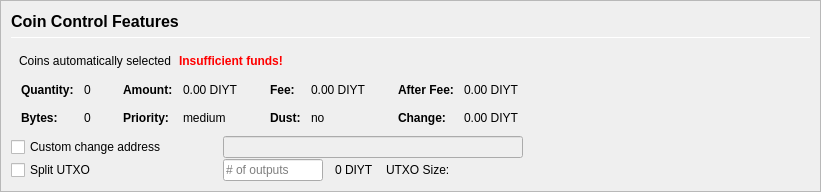
         <widget class="QFrame" name="frameCoinControl">
          <property name="sizePolicy">
           <sizepolicy hsizetype="Expanding" vsizetype="Expanding">
            <horstretch>0</horstretch>
            <verstretch>0</verstretch>
           </sizepolicy>
          </property>
          <property name="maximumSize">
           <size>
            <width>16777215</width>
            <height>16777215</height>
           </size>
          </property>
          <property name="frameShape">
           <enum>QFrame::StyledPanel</enum>
          </property>
          <property name="frameShadow">
           <enum>QFrame::Sunken</enum>
          </property>
          <layout class="QVBoxLayout" name="verticalLayoutCoinControl2">
           <property name="spacing">
            <number>0</number>
           </property>
           <property name="leftMargin">
            <number>0</number>
           </property>
           <property name="topMargin">
            <number>0</number>
           </property>
           <property name="rightMargin">
            <number>0</number>
           </property>
           <property name="bottomMargin">
            <number>0</number>
           </property>
           <item>
            <widget class="QFrame" name="frameCoinControl_BG">
             <layout class="QVBoxLayout" name="verticalLayoutCoinControl" stretch="0,0,0,0,0,0">
              <property name="spacing">
               <number>1</number>
              </property>
              <property name="leftMargin">
               <number>10</number>
              </property>
              <property name="topMargin">
               <number>10</number>
              </property>
              <item>
               <layout class="QHBoxLayout" name="horizontalLayoutCoinControl1">
                <property name="bottomMargin">
                 <number>15</number>
                </property>
                <item>
                 <layout class="QVBoxLayout" name="verticalLayout_3">
                  <property name="spacing">
                   <number>6</number>
                  </property>
                  <item>
                   <widget class="QLabel" name="labelCoinControlFeatures">
                    <property name="sizePolicy">
                     <sizepolicy hsizetype="Preferred" vsizetype="Maximum">
                      <horstretch>0</horstretch>
                      <verstretch>0</verstretch>
                     </sizepolicy>
                    </property>
                    <property name="minimumSize">
                     <size>
                      <width>0</width>
                      <height>20</height>
                     </size>
                    </property>
                    <property name="font">
                     <font>
                      <pointsize>12</pointsize>
                      <weight>75</weight>
                      <bold>true</bold>
                     </font>
                    </property>
                    <property name="styleSheet">
                     <string notr="true">font-weight:bold;</string>
                    </property>
                    <property name="text">
                     <string>Coin Control Features</string>
                    </property>
                   </widget>
                  </item>
                  <item>
                   <widget class="Line" name="line">
                    <property name="minimumSize">
                     <size>
                      <width>0</width>
                      <height>1</height>
                     </size>
                    </property>
                    <property name="maximumSize">
                     <size>
                      <width>16777215</width>
                      <height>1</height>
                     </size>
                    </property>
                    <property name="orientation">
                     <enum>Qt::Horizontal</enum>
                    </property>
                   </widget>
                  </item>
                 </layout>
                </item>
               </layout>
              </item>
              <item>
               <layout class="QHBoxLayout" name="horizontalLayoutCoinControl2" stretch="0,0,0,0">
                <property name="spacing">
                 <number>8</number>
                </property>
                <property name="bottomMargin">
                 <number>10</number>
                </property>
                <item>
                 <widget class="QtMaterialFlatButton" name="pushButtonCoinControl" native="true">
                  <property name="styleSheet">
                   <string notr="true"/>
                  </property>
                  <property name="text" stdset="0">
                   <string>Open Coin Control...</string>
                  </property>
                  <property name="autoDefault" stdset="0">
                   <bool>false</bool>
                  </property>
                 </widget>
                </item>
                <item>
                 <widget class="QLabel" name="labelCoinControlAutomaticallySelected">
                  <property name="text">
                   <string>Coins automatically selected</string>
                  </property>
                  <property name="margin">
                   <number>5</number>
                  </property>
                 </widget>
                </item>
                <item>
                 <widget class="QLabel" name="labelCoinControlInsuffFunds">
                  <property name="font">
                   <font>
                    <weight>75</weight>
                    <bold>true</bold>
                   </font>
                  </property>
                  <property name="styleSheet">
                   <string notr="true">color:red;font-weight:bold;</string>
                  </property>
                  <property name="text">
                   <string>Insufficient funds!</string>
                  </property>
                  <property name="margin">
                   <number>5</number>
                  </property>
                 </widget>
                </item>
                <item>
                 <spacer name="horizontalSpacerCoinControl">
                  <property name="orientation">
                   <enum>Qt::Horizontal</enum>
                  </property>
                  <property name="sizeHint" stdset="0">
                   <size>
                    <width>40</width>
                    <height>1</height>
                   </size>
                  </property>
                 </spacer>
                </item>
               </layout>
              </item>
              <item>
               <widget class="QWidget" name="widgetCoinControl" native="true">
                <property name="sizePolicy">
                 <sizepolicy hsizetype="Preferred" vsizetype="Preferred">
                  <horstretch>0</horstretch>
                  <verstretch>0</verstretch>
                 </sizepolicy>
                </property>
                <property name="minimumSize">
                 <size>
                  <width>0</width>
                  <height>0</height>
                 </size>
                </property>
                <property name="styleSheet">
                 <string notr="true"/>
                </property>
                <layout class="QHBoxLayout" name="horizontalLayoutCoinControl5">
                 <property name="leftMargin">
                  <number>0</number>
                 </property>
                 <property name="topMargin">
                  <number>0</number>
                 </property>
                 <property name="rightMargin">
                  <number>0</number>
                 </property>
                 <property name="bottomMargin">
                  <number>0</number>
                 </property>
                 <item>
                  <layout class="QHBoxLayout" name="horizontalLayoutCoinControl3" stretch="0,0,0,1">
                   <property name="spacing">
                    <number>20</number>
                   </property>
                   <property name="topMargin">
                    <number>0</number>
                   </property>
                   <property name="bottomMargin">
                    <number>10</number>
                   </property>
                   <item>
                    <layout class="QFormLayout" name="formLayoutCoinControl1">
                     <property name="horizontalSpacing">
                      <number>10</number>
                     </property>
                     <property name="verticalSpacing">
                      <number>14</number>
                     </property>
                     <property name="leftMargin">
                      <number>10</number>
                     </property>
                     <property name="topMargin">
                      <number>4</number>
                     </property>
                     <property name="rightMargin">
                      <number>6</number>
                     </property>
                     <item row="0" column="0">
                      <widget class="QLabel" name="labelCoinControlQuantityText">
                       <property name="font">
                        <font>
                         <weight>75</weight>
                         <bold>true</bold>
                        </font>
                       </property>
                       <property name="text">
                        <string>Quantity:</string>
                       </property>
                       <property name="margin">
                        <number>0</number>
                       </property>
                      </widget>
                     </item>
                     <item row="0" column="1">
                      <widget class="QLabel" name="labelCoinControlQuantity">
                       <property name="cursor">
                        <cursorShape>IBeamCursor</cursorShape>
                       </property>
                       <property name="contextMenuPolicy">
                        <enum>Qt::ActionsContextMenu</enum>
                       </property>
                       <property name="text">
                        <string notr="true">0</string>
                       </property>
                       <property name="margin">
                        <number>0</number>
                       </property>
                       <property name="textInteractionFlags">
                        <set>Qt::LinksAccessibleByMouse|Qt::TextSelectableByKeyboard|Qt::TextSelectableByMouse</set>
                       </property>
                      </widget>
                     </item>
                     <item row="1" column="0">
                      <widget class="QLabel" name="labelCoinControlBytesText">
                       <property name="font">
                        <font>
                         <weight>75</weight>
                         <bold>true</bold>
                        </font>
                       </property>
                       <property name="text">
                        <string>Bytes:</string>
                       </property>
                      </widget>
                     </item>
                     <item row="1" column="1">
                      <widget class="QLabel" name="labelCoinControlBytes">
                       <property name="cursor">
                        <cursorShape>IBeamCursor</cursorShape>
                       </property>
                       <property name="contextMenuPolicy">
                        <enum>Qt::ActionsContextMenu</enum>
                       </property>
                       <property name="text">
                        <string notr="true">0</string>
                       </property>
                       <property name="textInteractionFlags">
                        <set>Qt::LinksAccessibleByMouse|Qt::TextSelectableByKeyboard|Qt::TextSelectableByMouse</set>
                       </property>
                      </widget>
                     </item>
                    </layout>
                   </item>
                   <item>
                    <layout class="QFormLayout" name="formLayoutCoinControl2">
                     <property name="horizontalSpacing">
                      <number>10</number>
                     </property>
                     <property name="verticalSpacing">
                      <number>14</number>
                     </property>
                     <property name="leftMargin">
                      <number>6</number>
                     </property>
                     <property name="topMargin">
                      <number>4</number>
                     </property>
                     <property name="rightMargin">
                      <number>6</number>
                     </property>
                     <item row="0" column="0">
                      <widget class="QLabel" name="labelCoinControlAmountText">
                       <property name="font">
                        <font>
                         <weight>75</weight>
                         <bold>true</bold>
                        </font>
                       </property>
                       <property name="text">
                        <string>Amount:</string>
                       </property>
                       <property name="margin">
                        <number>0</number>
                       </property>
                      </widget>
                     </item>
                     <item row="0" column="1">
                      <widget class="QLabel" name="labelCoinControlAmount">
                       <property name="cursor">
                        <cursorShape>IBeamCursor</cursorShape>
                       </property>
                       <property name="contextMenuPolicy">
                        <enum>Qt::ActionsContextMenu</enum>
                       </property>
                       <property name="text">
                        <string notr="true">0.00 DIYT</string>
                       </property>
                       <property name="textInteractionFlags">
                        <set>Qt::LinksAccessibleByMouse|Qt::TextSelectableByKeyboard|Qt::TextSelectableByMouse</set>
                       </property>
                      </widget>
                     </item>
                     <item row="1" column="0">
                      <widget class="QLabel" name="labelCoinControlPriorityText">
                       <property name="font">
                        <font>
                         <weight>75</weight>
                         <bold>true</bold>
                        </font>
                       </property>
                       <property name="text">
                        <string>Priority:</string>
                       </property>
                      </widget>
                     </item>
                     <item row="1" column="1">
                      <widget class="QLabel" name="labelCoinControlPriority">
                       <property name="cursor">
                        <cursorShape>IBeamCursor</cursorShape>
                       </property>
                       <property name="contextMenuPolicy">
                        <enum>Qt::ActionsContextMenu</enum>
                       </property>
                       <property name="text">
                        <string>medium</string>
                       </property>
                       <property name="textInteractionFlags">
                        <set>Qt::LinksAccessibleByMouse|Qt::TextSelectableByKeyboard|Qt::TextSelectableByMouse</set>
                       </property>
                      </widget>
                     </item>
                    </layout>
                   </item>
                   <item>
                    <layout class="QFormLayout" name="formLayoutCoinControl3">
                     <property name="horizontalSpacing">
                      <number>10</number>
                     </property>
                     <property name="verticalSpacing">
                      <number>14</number>
                     </property>
                     <property name="leftMargin">
                      <number>6</number>
                     </property>
                     <property name="topMargin">
                      <number>4</number>
                     </property>
                     <property name="rightMargin">
                      <number>6</number>
                     </property>
                     <item row="0" column="0">
                      <widget class="QLabel" name="labelCoinControlFeeText">
                       <property name="font">
                        <font>
                         <weight>75</weight>
                         <bold>true</bold>
                        </font>
                       </property>
                       <property name="text">
                        <string>Fee:</string>
                       </property>
                       <property name="margin">
                        <number>0</number>
                       </property>
                      </widget>
                     </item>
                     <item row="0" column="1">
                      <widget class="QLabel" name="labelCoinControlFee">
                       <property name="cursor">
                        <cursorShape>IBeamCursor</cursorShape>
                       </property>
                       <property name="contextMenuPolicy">
                        <enum>Qt::ActionsContextMenu</enum>
                       </property>
                       <property name="text">
                        <string notr="true">0.00 DIYT</string>
                       </property>
                       <property name="textInteractionFlags">
                        <set>Qt::LinksAccessibleByMouse|Qt::TextSelectableByKeyboard|Qt::TextSelectableByMouse</set>
                       </property>
                      </widget>
                     </item>
                     <item row="1" column="0">
                      <widget class="QLabel" name="labelCoinControlLowOutputText">
                       <property name="font">
                        <font>
                         <weight>75</weight>
                         <bold>true</bold>
                        </font>
                       </property>
                       <property name="text">
                        <string>Dust:</string>
                       </property>
                      </widget>
                     </item>
                     <item row="1" column="1">
                      <widget class="QLabel" name="labelCoinControlLowOutput">
                       <property name="cursor">
                        <cursorShape>IBeamCursor</cursorShape>
                       </property>
                       <property name="contextMenuPolicy">
                        <enum>Qt::ActionsContextMenu</enum>
                       </property>
                       <property name="text">
                        <string>no</string>
                       </property>
                       <property name="textInteractionFlags">
                        <set>Qt::LinksAccessibleByMouse|Qt::TextSelectableByKeyboard|Qt::TextSelectableByMouse</set>
                       </property>
                      </widget>
                     </item>
                    </layout>
                   </item>
                   <item>
                    <layout class="QFormLayout" name="formLayoutCoinControl4">
                     <property name="horizontalSpacing">
                      <number>10</number>
                     </property>
                     <property name="verticalSpacing">
                      <number>14</number>
                     </property>
                     <property name="leftMargin">
                      <number>6</number>
                     </property>
                     <property name="topMargin">
                      <number>4</number>
                     </property>
                     <property name="rightMargin">
                      <number>6</number>
                     </property>
                     <item row="0" column="0">
                      <widget class="QLabel" name="labelCoinControlAfterFeeText">
                       <property name="font">
                        <font>
                         <weight>75</weight>
                         <bold>true</bold>
                        </font>
                       </property>
                       <property name="text">
                        <string>After Fee:</string>
                       </property>
                       <property name="margin">
                        <number>0</number>
                       </property>
                      </widget>
                     </item>
                     <item row="0" column="1">
                      <widget class="QLabel" name="labelCoinControlAfterFee">
                       <property name="cursor">
                        <cursorShape>IBeamCursor</cursorShape>
                       </property>
                       <property name="contextMenuPolicy">
                        <enum>Qt::ActionsContextMenu</enum>
                       </property>
                       <property name="text">
                        <string notr="true">0.00 DIYT</string>
                       </property>
                       <property name="textInteractionFlags">
                        <set>Qt::LinksAccessibleByMouse|Qt::TextSelectableByKeyboard|Qt::TextSelectableByMouse</set>
                       </property>
                      </widget>
                     </item>
                     <item row="1" column="0">
                      <widget class="QLabel" name="labelCoinControlChangeText">
                       <property name="font">
                        <font>
                         <weight>75</weight>
                         <bold>true</bold>
                        </font>
                       </property>
                       <property name="text">
                        <string>Change:</string>
                       </property>
                      </widget>
                     </item>
                     <item row="1" column="1">
                      <widget class="QLabel" name="labelCoinControlChange">
                       <property name="cursor">
                        <cursorShape>IBeamCursor</cursorShape>
                       </property>
                       <property name="contextMenuPolicy">
                        <enum>Qt::ActionsContextMenu</enum>
                       </property>
                       <property name="text">
                        <string notr="true">0.00 DIYT</string>
                       </property>
                       <property name="textInteractionFlags">
                        <set>Qt::LinksAccessibleByMouse|Qt::TextSelectableByKeyboard|Qt::TextSelectableByMouse</set>
                       </property>
                      </widget>
                     </item>
                    </layout>
                   </item>
                  </layout>
                 </item>
                </layout>
               </widget>
              </item>
              <item>
               <layout class="QHBoxLayout" name="horizontalLayoutCoinControl4">
                <property name="spacing">
                 <number>12</number>
                </property>
                <property name="sizeConstraint">
                 <enum>QLayout::SetDefaultConstraint</enum>
                </property>
                <property name="topMargin">
                 <number>0</number>
                </property>
                <property name="rightMargin">
                 <number>0</number>
                </property>
                <item>
                 <widget class="QCheckBox" name="checkBoxCoinControlChange">
                  <property name="sizePolicy">
                   <sizepolicy hsizetype="Preferred" vsizetype="Preferred">
                    <horstretch>0</horstretch>
                    <verstretch>0</verstretch>
                   </sizepolicy>
                  </property>
                  <property name="minimumSize">
                   <size>
                    <width>200</width>
                    <height>0</height>
                   </size>
                  </property>
                  <property name="maximumSize">
                   <size>
                    <width>200</width>
                    <height>16777215</height>
                   </size>
                  </property>
                  <property name="toolTip">
                   <string>If this is activated, but the change address is empty or invalid, change will be sent to a newly generated address.</string>
                  </property>
                  <property name="text">
                   <string>Custom change address</string>
                  </property>
                 </widget>
                </item>
                <item>
                 <widget class="QValidatedLineEdit" name="lineEditCoinControlChange">
                  <property name="enabled">
                   <bool>false</bool>
                  </property>
                  <property name="sizePolicy">
                   <sizepolicy hsizetype="Preferred" vsizetype="Preferred">
                    <horstretch>0</horstretch>
                    <verstretch>0</verstretch>
                   </sizepolicy>
                  </property>
                  <property name="minimumSize">
                   <size>
                    <width>300</width>
                    <height>0</height>
                   </size>
                  </property>
                 </widget>
                </item>
                <item>
                 <widget class="QLabel" name="labelCoinControlChangeLabel">
                  <property name="sizePolicy">
                   <sizepolicy hsizetype="Preferred" vsizetype="Preferred">
                    <horstretch>0</horstretch>
                    <verstretch>0</verstretch>
                   </sizepolicy>
                  </property>
                  <property name="minimumSize">
                   <size>
                    <width>100</width>
                    <height>0</height>
                   </size>
                  </property>
                  <property name="text">
                   <string/>
                  </property>
                  <property name="margin">
                   <number>3</number>
                  </property>
                 </widget>
                </item>
               </layout>
              </item>
              <item>
               <layout class="QHBoxLayout" name="horizontalLayoutCoinControl6">
                <property name="spacing">
                 <number>12</number>
                </property>
                <property name="rightMargin">
                 <number>0</number>
                </property>
                <item>
                 <widget class="QCheckBox" name="splitBlockCheckBox">
                  <property name="sizePolicy">
                   <sizepolicy hsizetype="Preferred" vsizetype="Preferred">
                    <horstretch>0</horstretch>
                    <verstretch>0</verstretch>
                   </sizepolicy>
                  </property>
                  <property name="minimumSize">
                   <size>
                    <width>200</width>
                    <height>0</height>
                   </size>
                  </property>
                  <property name="maximumSize">
                   <size>
                    <width>200</width>
                    <height>16777215</height>
                   </size>
                  </property>
                  <property name="text">
                   <string>Split UTXO</string>
                  </property>
                 </widget>
                </item>
                <item>
                 <widget class="QLineEdit" name="splitBlockLineEdit">
                  <property name="sizePolicy">
                   <sizepolicy hsizetype="Preferred" vsizetype="Preferred">
                    <horstretch>50</horstretch>
                    <verstretch>0</verstretch>
                   </sizepolicy>
                  </property>
                  <property name="minimumSize">
                   <size>
                    <width>100</width>
                    <height>0</height>
                   </size>
                  </property>
                  <property name="maximumSize">
                   <size>
                    <width>100</width>
                    <height>16777215</height>
                   </size>
                  </property>
                  <property name="placeholderText">
                   <string># of outputs</string>
                  </property>
                 </widget>
                </item>
                <item>
                 <widget class="QLabel" name="labelBlockSize">
                  <property name="text">
                   <string>0 DIYT</string>
                  </property>
                 </widget>
                </item>
                <item>
                 <widget class="QLabel" name="labelBlockSizeText">
                  <property name="text">
                   <string>UTXO Size:</string>
                  </property>
                 </widget>
                </item>
                <item>
                 <spacer name="horizontalSpacer_7">
                  <property name="orientation">
                   <enum>Qt::Horizontal</enum>
                  </property>
                  <property name="sizeHint" stdset="0">
                   <size>
                    <width>40</width>
                    <height>20</height>
                   </size>
                  </property>
                 </spacer>
                </item>
               </layout>
              </item>
              <item>
               <spacer name="verticalSpacerCoinControl">
                <property name="orientation">
                 <enum>Qt::Vertical</enum>
                </property>
                <property name="sizeHint" stdset="0">
                 <size>
                  <width>800</width>
                  <height>1</height>
                 </size>
                </property>
               </spacer>
              </item>
             </layout>
            </widget>
           </item>
          </layout>
         </widget>
